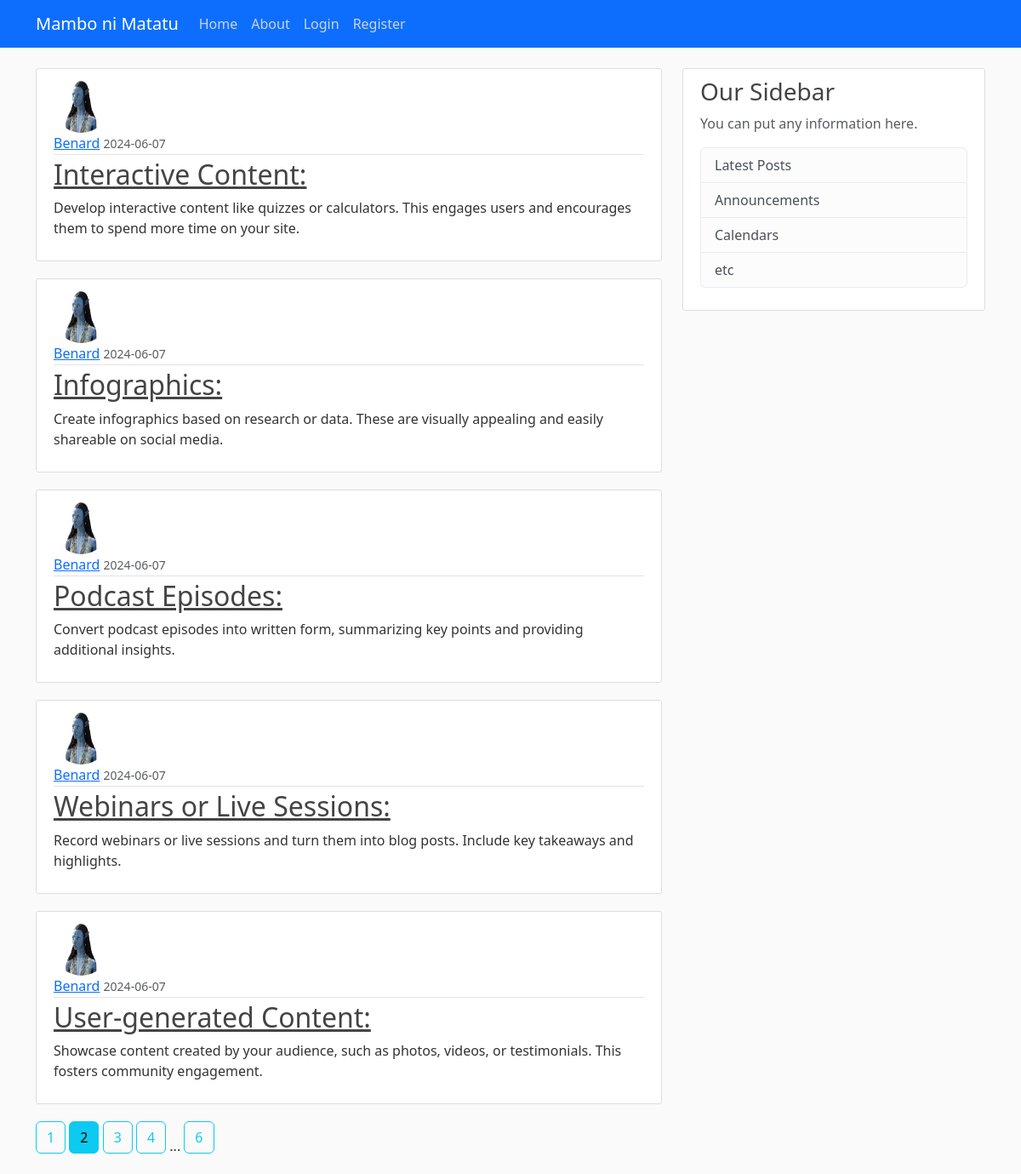
Screenshot of /?page=2 with the database file from the repository.
### app/models.py (models this page shows, shortened)
class Post(db.Model):
    id = db.Column(db.Integer, primary_key=True)
    title = db.Column(db.String(100), nullable=False)
    content = db.Column(db.Text, nullable=False)
    date_posted = db.Column(db.DateTime, nullable=False, default=datetime.utcnow)
    user_id = db.Column(db.Integer, db.ForeignKey('user.id'), nullable=False)

class User(db.Model, UserMixin):
    id = db.Column(db.Integer, primary_key=True)
    username = db.Column(db.String(12), unique=True, nullable=False)
    email = db.Column(db.String(120), unique=True, nullable=False)
    image_file = db.Column(db.String(20), nullable=False, default='default.jpg')
    password = db.Column(db.String(60), nullable=False)
    posts = db.relationship('Post', backref='author', lazy=True)

### app/routes.py (the view)
@app.route("/")
def home():
    page = request.args.get('page', 1, type=int)
    posts = Post.query.order_by(Post.date_posted.desc()).paginate(page=page, per_page=5)
    return render_template("home.html", posts=posts)

### app/templates/home.html
{% extends 'base.html' %} {% block content %} {% for post in posts.items %}
<article class="media content-section">
  <img
    class="rounded-circle article-img"
    src="{{ url_for('static', filename='profile_pics/' + post.author.image_file) }}"
  />
  <div class="media-body">
    <div class="article-metadata">
      <a
        class="mr-2"
        href="{{ url_for('user_posts', username=post.author.username) }}"
        >{{ post.author.username }}</a
      >
      <small class="text-muted"
        >{{ post.date_posted.strftime('%Y-%m-%d') }}</small
      >
    </div>
    <h2>
      <a class="article-title" href="{{ url_for('post', post_id=post.id) }}"
        >{{ post.title }}</a
      >
    </h2>
    <p class="article-content">{{ post.content }}</p>
  </div>
</article>
{% endfor %} {% for page_num in posts.iter_pages(left_edge=1, right_edge=1,
left_current=1, right_current=2) %} {% if page_num %} {% if posts.page ==
page_num %}
<a class="btn btn-info mb-4" href="{{ url_for('home', page=page_num) }}"
  >{{ page_num }}</a
>
{% else %}
<a class="btn btn-outline-info mb-4" href="{{ url_for('home', page=page_num) }}"
  >{{ page_num }}</a
>
{% endif %} {% else %} ... {% endif %} {% endfor %} {% endblock %}

### app/static/main.css (style rules this page uses)
body { background: #fafafa; color: #333333; margin-top: 5rem; }
h1, h2, h3, h4, h5, h6 { color: #444444; }
.content-section { background: #ffffff; padding: 10px 20px; border: 1px solid #dddddd; border-radius: 3px; margin-bottom: 20px; }
.article-title { color: #444444; }
.article-content { white-space: pre-line; }
.article-img { height: 65px; width: 65px; margin-right: 16px; }
.article-metadata { padding-bottom: 1px; margin-bottom: 4px; border-bottom: 1px solid #e3e3e3; }

### rows the page displays
Post: image_file (placeholder picture), author.username "Benard", date_posted "2024-06-07", title "Interactive Content:", content "Develop interactive content like quizzes or calculators. This engages users and encourages them to spend more time on your site."
Post: image_file (placeholder picture), author.username "Benard", date_posted "2024-06-07", title "Infographics:", content "Create infographics based on research or data. These are visually appealing and easily shareable on social media."
Post: image_file (placeholder picture), author.username "Benard", date_posted "2024-06-07", title "Podcast Episodes:", content "Convert podcast episodes into written form, summarizing key points and providing additional insights."
Post: image_file (placeholder picture), author.username "Benard", date_posted "2024-06-07", title "Webinars or Live Sessions:", content "Record webinars or live sessions and turn them into blog posts. Include key takeaways and highlights."
Post: image_file (placeholder picture), author.username "Benard", date_posted "2024-06-07", title "User-generated Content:", content "Showcase content created by your audience, such as photos, videos, or testimonials. This fosters community engagement."

### other values shown
{{ page_num }} "1" "3" "4" "6"
{{ page_num }} "2"
